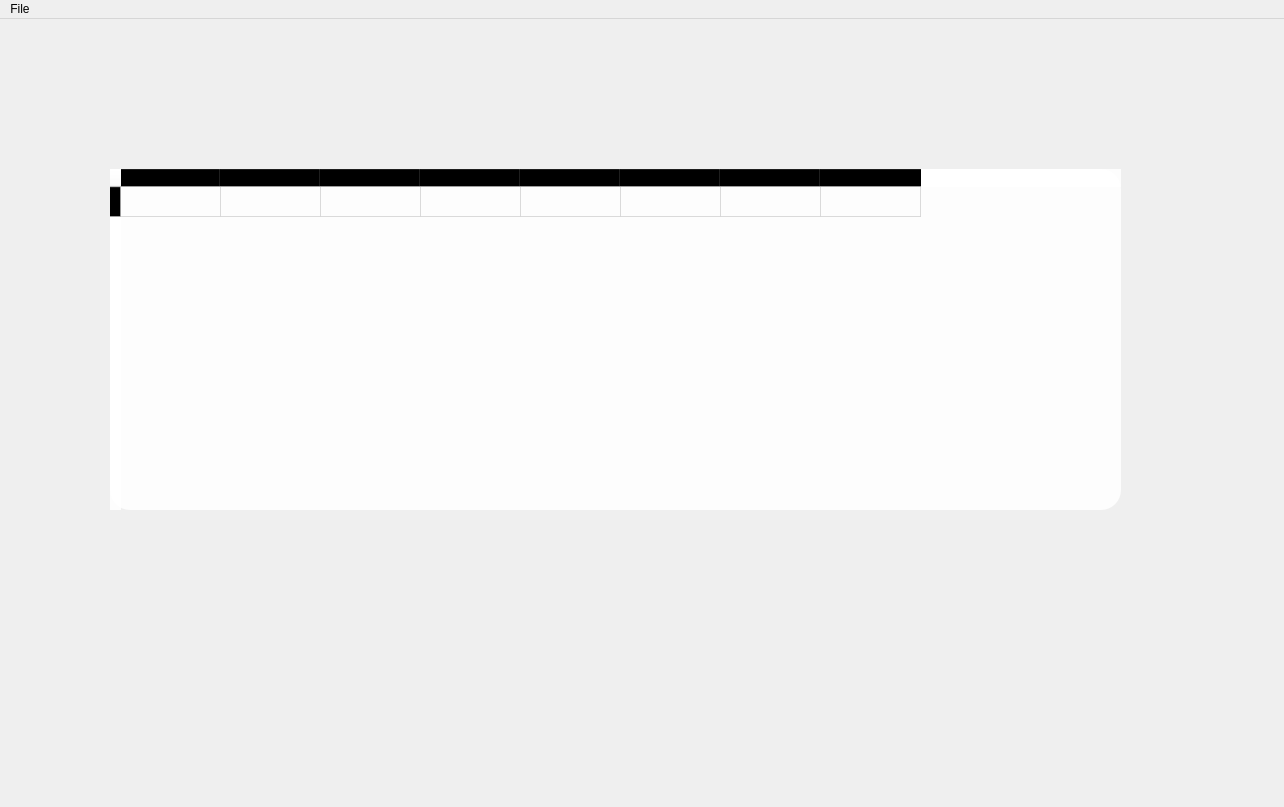
<?xml version="1.0" encoding="UTF-8"?>
<ui version="4.0">
 <class>MainMenu</class>
 <widget class="QMainWindow" name="MainMenu">
  <property name="enabled">
   <bool>true</bool>
  </property>
  <property name="geometry">
   <rect>
    <x>0</x>
    <y>0</y>
    <width>1284</width>
    <height>807</height>
   </rect>
  </property>
  <property name="windowTitle">
   <string>AllStarPoker</string>
  </property>
  <widget class="QWidget" name="centralWidget">
   <widget class="QLabel" name="background">
    <property name="geometry">
     <rect>
      <x>0</x>
      <y>0</y>
      <width>1284</width>
      <height>760</height>
     </rect>
    </property>
    <property name="text">
     <string/>
    </property>
    <property name="pixmap">
     <pixmap>mainmenu.jpg</pixmap>
    </property>
    <property name="scaledContents">
     <bool>true</bool>
    </property>
   </widget>
   <widget class="QTableWidget" name="wiget_table">
    <property name="geometry">
     <rect>
      <x>110</x>
      <y>150</y>
      <width>1011</width>
      <height>341</height>
     </rect>
    </property>
    <property name="styleSheet">
     <string notr="true">background-color: rgba(255,255,255,220);
border-radius: 20px;
</string>
    </property>
    <property name="rowCount">
     <number>1</number>
    </property>
    <property name="columnCount">
     <number>8</number>
    </property>
    <row/>
    <column/>
    <column/>
    <column/>
    <column/>
    <column/>
    <column/>
    <column/>
    <column/>
   </widget>
  </widget>
  <widget class="QMenuBar" name="menuBar">
   <property name="geometry">
    <rect>
     <x>0</x>
     <y>0</y>
     <width>1284</width>
     <height>22</height>
    </rect>
   </property>
   <widget class="QMenu" name="menuFile">
    <property name="title">
     <string>File</string>
    </property>
   </widget>
   <addaction name="menuFile"/>
  </widget>
 </widget>
 <layoutdefault spacing="6" margin="11"/>
 <resources/>
 <connections/>
</ui>
